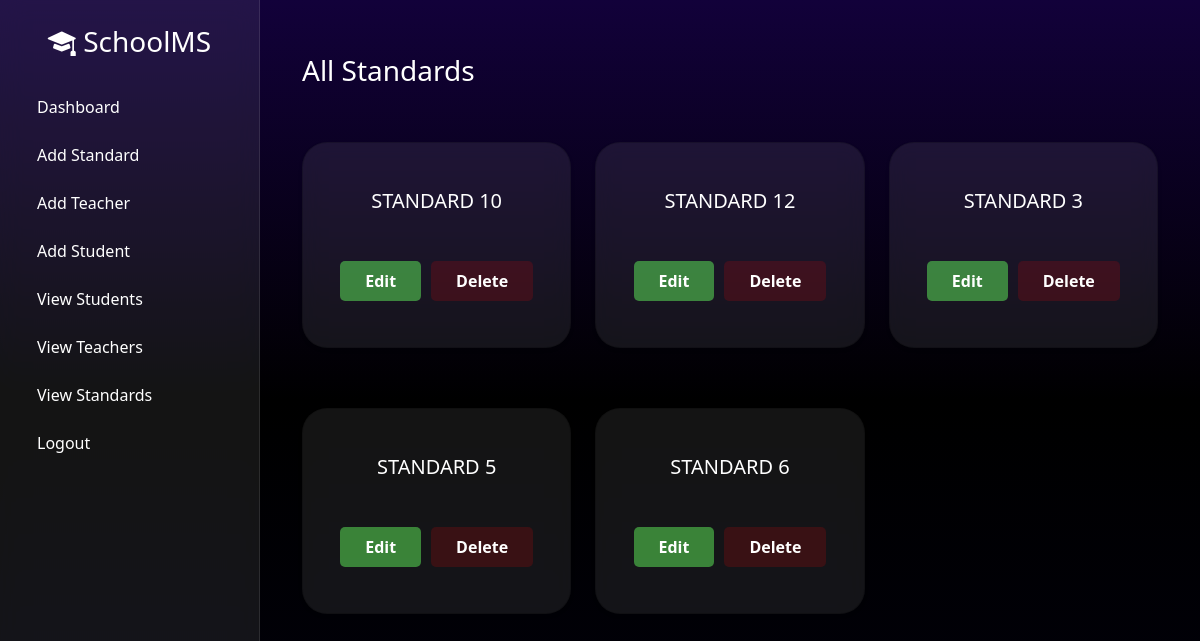
Page /view-standards/ (signed in) on the committed database.
### administration/models.py (models this page shows, shortened)
class Standard(models.Model):
    standard_name = models.CharField(max_length=50)

### administration/views.py (the view)
# urls.py: path("view-standards/", views.view_standards, name="view_standards"),
def view_standards(request):
    if not request.session.get("admin_logged_in"):
        messages.error(request, "Please login first")
        return redirect("admin_login")
    standards = Standard.objects.all().order_by("standard_name")
    return render(request, "view_standards.html", {"standards": standards})

### administration/templates/view_standards.html (shortened to what this page needs)
{% extends 'admin_dashboard.html' %}
{% block content %}
  <main class="main-content">
    <div class="container mt-4">
      <h3 class="mb-4">All Standards</h3>
      <div class="row">
        {% for standard in standards %}
          <div class="col-lg-4 col-md-6 col-sm-12">
            <div class="card shadow-sm form-card">
              <div class="card-body text-center">
                <h5 class="mb-5">{{ standard.standard_name }}</h5>
                <div class="buttons-standards">
                  <a href="{% url 'edit_standard' standard.id %}" class="btn btn-success standard-edit">Edit</a>
                  <a href="{% url 'delete_standard' standard.id %}" class="btn btn-danger standard-delete" onclick="return confirm('Are you sure you want to delete this standard?')">Delete</a>
                </div>
              </div>
            </div>
          </div>
        {% empty %}
          <p>No Standards Added Yet</p>
        {% endfor %}
      </div>
    </div>
  </main>
{% endblock %}

### administration/templates/admin_dashboard.html (style rules this page uses)
body { background: linear-gradient(180deg, #12013a, #000000, #01000b); min-height: 100vh; color: white; font-family: 'Segoe UI', sans-serif; }
.main-content { margin-left: 260px; padding: 30px; }

### administration/templates/view_standards.html (style rules this page uses)
.form-card { width: 100%; max-width: 700px; margin: 30px auto; background: rgba(255, 255, 255, 0.08); backdrop-filter: blur(10px); padding: 30px; border-radius: 25px; color: white; box-shadow: 0 8px 25px rgba(0, 0, 0, 0.3); display: flex; justify-content: center; align-items: center; min-height: fit-content; max-height: 300px !important; overflow: hidden; }
.buttons-standards { display: flex; justify-content: space-around; align-items: center; gap: 10px; }
.standard-edit { padding: 8px 25px; background-color: rgba(100, 255, 95, 0.47); font-weight: 600; text-decoration: none; color: white; border: none; border-radius: 5px; }
.standard-delete { padding: 8px 25px; background-color: rgba(216, 10, 10, 0.19); text-decoration: none; font-weight: 600; color: white; border: none; border-radius: 5px; }

### rows in the picture
Standard: standard_name "STANDARD 10"
Standard: standard_name "STANDARD 12"
Standard: standard_name "STANDARD 3"
Standard: standard_name "STANDARD 5"
Standard: standard_name "STANDARD 6"
